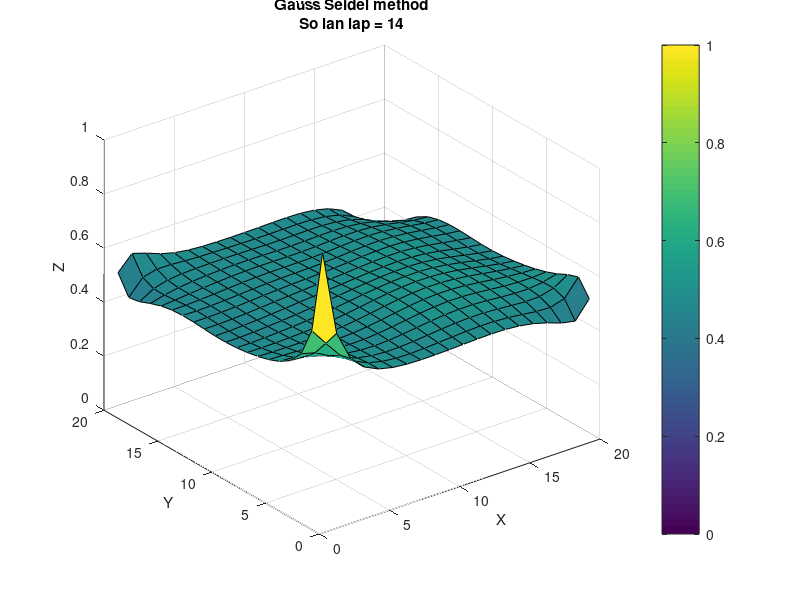
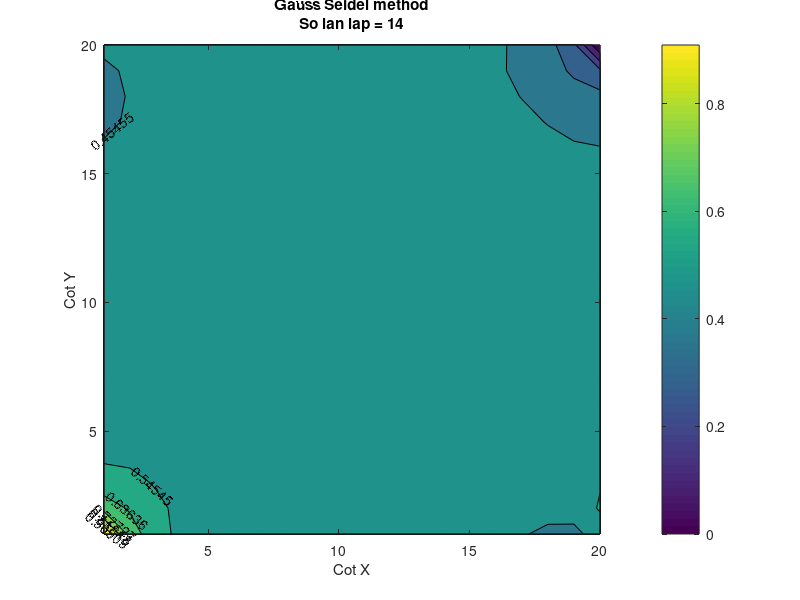

MATLAB code for these plots, in order:
clear all
close all
clc

%Khai bao cac gia tri co ban
x = 1:20;
nx = length(x);
y = 1:20;
ny = length(y);

c = rand(nx,ny);
c(1,1)=1;
c(nx,ny)=0;
c
%Khai bao 2 gia tri dau cua t
c_old = c;

%Khai bao tolerance and epsilon
tolerance = 0.001;
epsilon = 1;
dem = 0;

%Bat dau vong lap de tinh toan 
while epsilon > tolerance
    for i = 1:nx
        for j = 1:ny
            if i == 1 && j == 1
                c(i,j) = 1;
            elseif i == nx && j == ny
                c(i,j) = 0;
            else
            if i == 1              % xac dinh c(i-1,j)(n+1) huong sang trai ( huong tay west )
                west = c(ny,j);
            else
                west = c(i-1,j);
            end
            if i == ny             % xac dinh c(i+1,j)(n) huong sang phai ( huong dong east )
                east = c_old(1,j);
            else
                east = c_old(i+1,j);
            end
            if j == 1              % xac dinh c(i,j-1)(n+1) huong len tren ( huong bac north )
                north = c(i,nx);
            else
                north = c(i,j-1);
            end
            if j == nx             % xac dinh c(i,j+1)(n) huong xuong duoi ( huong nam south )
                south = c_old(i,1);
            else
                south = c_old(i,j+1);
            end
            c(i,j) = 1/4*(west + east + north + south ) ;
            if abs(c_old(i,j) - c(j,j)) > tolerance 
                epsilon = abs(c_old(i,j) - c(i,j));
            end 
            end
        end
    end
    c_old = c;
    dem = dem + 1;
       
end

figure(1)
surf(c)
colorbar % tao thanh ben phai 
colormap default %set loai mau cho map la loai co ban
xlabel('X');
ylabel('Y');
zlabel('Z');
title({'Gauss Seidel method',['So lan lap = ',num2str(dem)]});

figure(2)
[c,h] = contourf(x,y,c);
clabel(c,h);
colorbar % tao thanh ben phai 
colormap default %set loai mau cho map la loai co ban

xlabel('Cot X');
ylabel('Cot Y');
title({'Gauss Seidel method',['So lan lap = ',num2str(dem)]});

c_old
